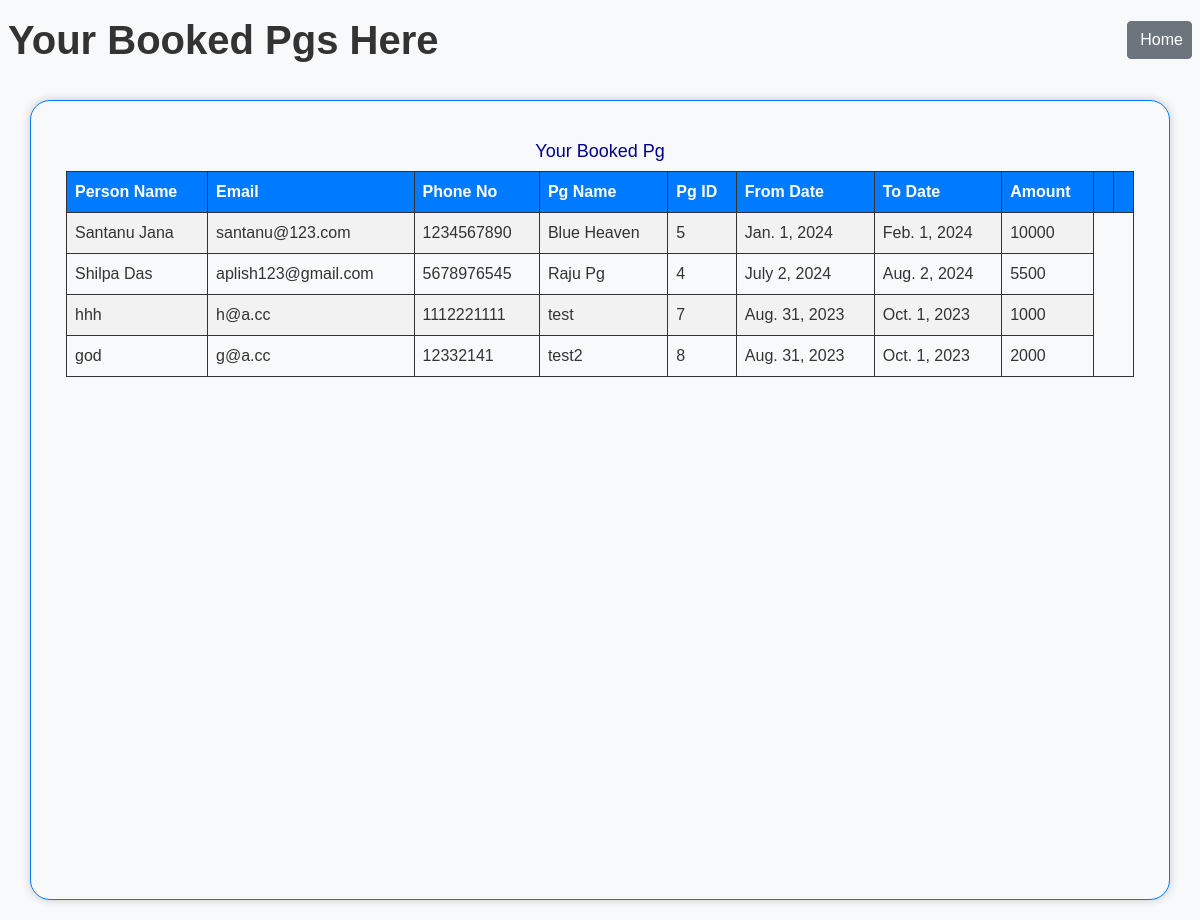
Screenshot of /bookinglist (signed in) with the database file from the repository.
### pg/models.py (models this page shows)
class BookDetails(models.Model):
    name = models.CharField(max_length=100)
    email = models.EmailField()
    phone = models.IntegerField()
    from_date = models.DateField()
    to_date = models.DateField()
    total_amount = models.IntegerField(max_length=10)
    pgid = models.IntegerField()
    pgname = models.CharField(max_length=100)
    unic_name=models.CharField(max_length=100)
    order_id=models.CharField(max_length=100)
    paid = models.BooleanField(default=False)
    payment_status=models.CharField(max_length=100,blank=True,null=True)
    owner_uniq_id=models.CharField(max_length=100)
    class Meta:
        db_table = 'BookDetails'

### pg/views.py (the view)
# urls.py: path('bookinglist',views.bookinglist, name='bookinglist'),
def bookinglist(request):
    context = {}
    unique_id=None
    if 'user_unique_id' in request.session:
        unique_id = request.session['user_unique_id']
    book = BookDetails.objects.filter(unic_name=unique_id)
    return render(request,'bookinglist.html',{'book':book})

### pg/context_processors.py (called while the page is built)
def username_context(request):
    user_unique_id = request.session.get('user_unique_id')
    username = get_username(user_unique_id)
    return {'username': username}

def pgownername_context(request):
    owner_unique_id = request.session.get('owner_unique_id')
    ownername = get_pgowner(owner_unique_id)
    return {'ownername': ownername}

### pg/views.py (called while the page is built)
def get_username(unique_id):
    try:
        username = Customer.objects.get(unique_id=unique_id)
        return username
    except Customer.DoesNotExist:
        return "Unknown"

def get_pgowner(unique_id):
    try:
        ownername = PGLister.objects.get(unique_id=unique_id)
        return ownername
    except PGLister.DoesNotExist:
        return "Unknown"

### pg/templates/bookinglist.html (shortened to what this page needs)
<!DOCTYPE html>
<html lang="en">
  <head>
    <link href="https://maxcdn.bootstrapcdn.com/bootstrap/4.5.2/css/bootstrap.min.css" rel="stylesheet" />
  </head>
  <body>
    <div class="d-flex justify-content-between align-items-center" style="text-align: center;">
      <h1 class="mx-2 my-3" style="color: #333;font-weight: bold;">Your Booked Pgs Here</h1>
      <div>
        <a href="home" class="btn btn-secondary  mx-2 pr-2">Home</a>
      </div>
    </div>
    <div class="page-container">
      <h3 class="center" style="color: darkblue;">Your Booked Pg</h3>
      <div class="container">
        <table>
          <tr>
            <th>Person Name</th>
            <th>Email</th>
            <th>Phone No</th>
            <th>Pg Name</th>
            <th>Pg ID</th>
            <th>From Date</th>
            <th>To Date</th>
            <th>Amount</th>
            <th></th>
            <th></th>
          </tr>
          {% for i in book %}
            <tr>
              <td>{{ i.name }}</td>
              <td>{{ i.email }}</td>
              <td>{{ i.phone }}</td>
              <td>{{ i.pgname }}</td>
              <td>{{ i.pgid }}</td>
              <td>{{ i.from_date }}</td>
              <td>{{ i.to_date }}</td>
              <td>{{ i.total_amount }}</td>
            </tr>
          {% endfor %}
        </table>
      </div>
    </div>
  </body>
</html>

### pg/templates/bookinglist.html (style rules this page uses)
body { background-color: #f8f9fa; color: #333; font-family: Arial, sans-serif; margin: 0; padding: 0; }
.page-container { border: 1px solid #007bff; border-radius: 20px; padding: 20px; margin: 20px auto; background-color: #f8f9fa; box-shadow: 0 0 10px rgba(0, 0, 0, 0.2); max-width: 95%; min-height: 100vh; overflow-y: auto; }
h1 { text-align: center; margin-bottom: 20px; color: #007bff; }
h3.center { text-align: center; font-size: 18px; margin-top: 20px; color: #007bff; }
table { width: 100%; }
table, th, td { border: 1px solid #333; border-collapse: collapse; }
th, td { padding: 8px; text-align: left; }
th { background-color: #007bff; color: white; }
tr:nth-child(even) { background-color: #f2f2f2; }

### rows the page displays
BookDetails: name "Santanu Jana", email "santanu@123.com", phone "1234567890", pgname "Blue Heaven", pgid "5", from_date "Jan. 1, 2024", to_date "Feb. 1, 2024", total_amount "10000"
BookDetails: name "Shilpa Das", email "aplish123@gmail.com", phone "5678976545", pgname "Raju Pg", pgid "4", from_date "July 2, 2024", to_date "Aug. 2, 2024", total_amount "5500"
BookDetails: name "hhh", email "h@a.cc", phone "1112221111", pgname "test", pgid "7", from_date "Aug. 31, 2023", to_date "Oct. 1, 2023", total_amount "1000"
BookDetails: name "god", email "g@a.cc", phone "12332141", pgname "test2", pgid "8", from_date "Aug. 31, 2023", to_date "Oct. 1, 2023", total_amount "2000"
